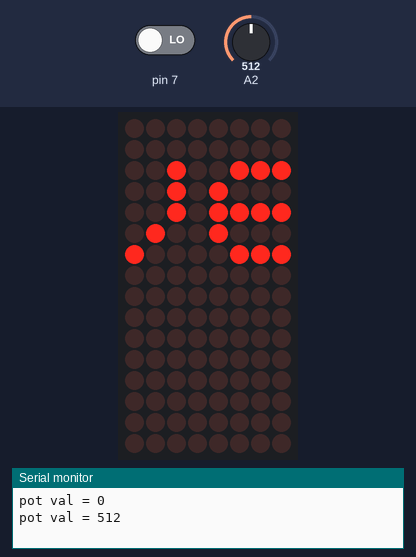
Recording of a sketch running on a simulated Arduino Uno, built with avr-gcc and run on an emulated ATmega328P. Shown: 8×16 LED matrix, the last lines printed to the serial monitor. The inputs (shaded band) are chosen by the test bench; at power-on: pin 7 LOW, A2 = 512. Random numbers use the default seed unless the sketch sets one.

Above: at 5.9 s.
6.0 s: pin 7 driven HIGH
7.6 s: A2 set to 450
11.5 s: A2 set to 419
At 15.6 s:
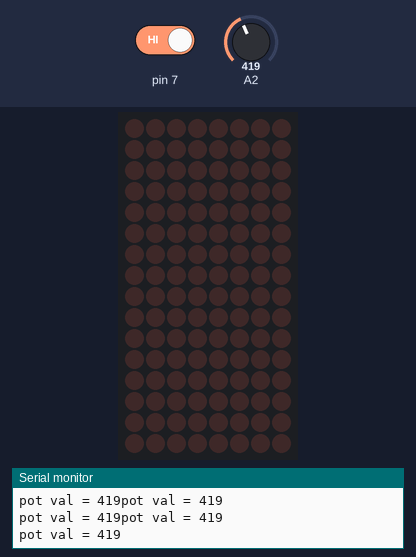
17.8 s: A2 set to 155
At 18.4 s:
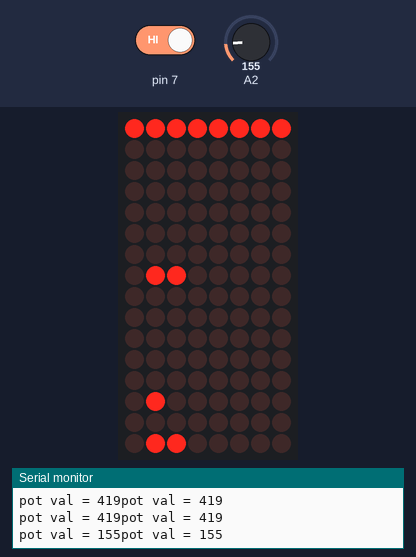
19.8 s: A2 set to 137
At 20.5 s:
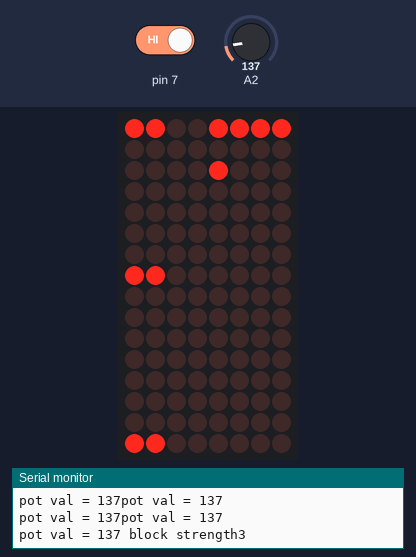
35.2 s: pin 7 driven LOW
At 49.6 s:
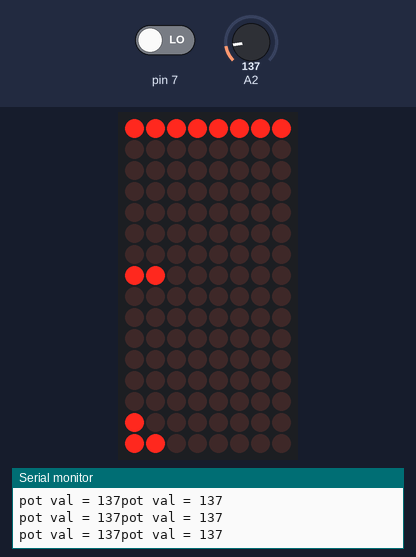

Measured:
- the behaviour switches between 438 and 437 on A2 (found by bisection; images 0 and 1)
- what the display in image 1 shows lasts 2.1 s, from 14.1 s to 16.2 s

The sketch:

MicroArcade.ino
```cpp
//MircroArcade EECS 183 2014 Showcase
//Breaker Breaker

#include <Wire.h>
#include "Adafruit_LEDBackpack.h"
#include "Adafruit_GFX.h"
#include "stdlib.h"
#include "math.h"

class Board		//Contains necessary values to keep track of the game
{
public:
  Board(){
    paddlePos = 0;
    lives = 3;
    level = 0;
    paddleHeight = 7;
    paused = true;
    ballLeft = true;
  }
  int strength[8][16];	//The strengths of blocks remaining on the board

  int getPaddlePos(){
    return paddlePos;
  }
  void setPaddlePos(int input){
    paddlePos = input;
  }

  int getLives(){
    return lives;
  }
  void setLives(int input){
    lives = input;
  }

  int getLevel(){
    return level;
  }
  void setLevel(int input){
    level = input;
  }

  int getBallRow(){
    return ballRow;
  }
  void setBallRow(int input){
    ballRow = input;
  }

  int getBallCol(){
    return ballCol;
  }
  void setBallCol(int input){
    ballCol = input;
  }

  boolean getBallLeft(){
    return ballLeft;
  }
  void setBallLeft(boolean input){
    ballLeft = input;
  }

  boolean getBallRight(){
    return ballRight;
  }
  void setBallRight(boolean input){
    ballRight = input;
  }

  boolean getBallDown(){
    return ballDown;
  }
  void setBallDown(boolean input){
    ballDown = input;
  }

  int getPaddleHeight() {
    return paddleHeight;
  }

  void resetPause() {
    paused = false;
  }
  void setPause() {
    paused = true;
  }
  boolean getPaused() {
    return paused;
  }

  //MODIFIES: strength array, ballRow, ballCol, BallRight, ballDown
  //EFFECTS: first sets up the ball so that it is on top of the paddle
  // on the left pixel with initial direction to the left and up. Next
  //sets up the board according to which level the game is on.
  void initBoard();

  //EFFECTS:Draws the pixels with strength>0 to the board
  void displayBlocks(  );

  //MODIFIES: ballRow and ballCol
  //EFFECTS: updates the balls position based on what direction the ball
  //is traveling. Be careful to not let the ball go off the board!
  void updateBall();


  //MODIFIES: nothing
  //EFFECTS: returns true if the ball goes off the board when the player
  //fails to hit it with the paddle
  boolean lostBall(  );

  //MODIFIES:ballDown, ballRight, ballLeft
  //EFFECTS: changes the ball's direction if the ball hits the top or sides of the board
  boolean hitWall();

  //MODIFIES:ballDown, ballRight, ballLeft
  //EFFECTS:changes the direction of the ball depending on which direction the ball was traveling
  //when it hits the paddle
  boolean hitPaddle( );

  //MODIFIES: nothing
  //EFFECTS: returns true if all blocks are destroyed, false otherwise
  boolean levelComplete();

  //MODIFIES:ballDown, ballRight, ballLeft, strength array
  //EFFECTS:changes the direction of the ball depending on which direction the ball was traveling
  //when it hits a block. Decrements the strength of the block.
  boolean hitBlock();

private:
  int paddlePos;		//Leftmost position of the paddle
  int paddleHeight;	// height of the upper paddle
  int lives;			//Number of lives left
  int level;			//Current level
  int ballRow;			//Row of the ball
  int ballCol;			//Column of the ball
  boolean ballLeft;		//If ballleft == TRUE, ball is moving left
  boolean ballRight;		//If ballRight == TRUE, ball is moving right.
  boolean ballDown;		//If ballDown == TRUE, ball is moving down.  Otherwise, ball is moving up
  boolean paused;			// Pause after ball loss

};

//EFFECTS:displays the number of lives remaining/level number on the board. If it doesn't all fit
//on the board at once, the text scrolls.
//use text size 1 and delay of 50
void printMessage(int number);

//EFFECTS:displays string text needed(suchs as "LIVES" or "LEVEL") on the board. If it
//doesn't all fit on the board at once, the text scrolls.
//use text size 1 and delay of 50
void printMessage(String message);

// Matrix class instance to display all game objects to 8x16 LED Adafruit matrix
Adafruit_8x16matrix matrix = Adafruit_8x16matrix();

// struct to hold all relevant IO pin data
struct Pins{

  int potPin; 	        //input pin potentiometer
  int val;		//value of the potentiometer
  int button;		//input pin for the button
  int buttonState; // current state of the button
};

Board board;				// declare playing field
Pins pins;					// pins to be used for game input


void setup()
{
  Serial.begin(9600);
  pins.potPin=2;
  pins.val=0;
  pins.button=7;
  pinMode(pins.button, INPUT);				//Sets the buttons pin to be an input pin
  matrix.begin(0x70);  				// pass in the address
  clearBoard();			//Set entire board to 'off'
  initStrength(board.strength);                    //set all strengths to 0

  printMessage(board.getLives());
  printMessage(" lives");
}


void loop()
{
  Serial.print("pot val = "); // debugging statements
  Serial.println(pins.val);

  // set all pixels on the game board to LED_OFF
  clearBoard();

  // read the current value of the analog input for the paddle
  pins.val = analogRead(pins.potPin);  // get value from sensor

  // read the current value of the button
  pins.buttonState = digitalRead(pins.button);

  // If the button is HIGH, reset the pause state
  if(pins.buttonState) {
    board.resetPause();
  }

  // update the position of the paddle based on the input range
  board.setPaddlePos(calculatePaddlePosition(pins.val));
  Serial.print("pot val = ");
  Serial.print(pins.val);

  // draw the lower paddle on the board
  matrix.drawPixel( board.getPaddlePos(), 15, LED_ON);
  matrix.drawPixel( board.getPaddlePos() + 1, 15, LED_ON);  //Turns on the LEDs indicating the paddle

  // draw the upper paddle on the board
  matrix.drawPixel( board.getPaddlePos(), board.getPaddleHeight(), LED_ON);
  matrix.drawPixel( board.getPaddlePos() + 1, board.getPaddleHeight(), LED_ON);  //Turns on the LEDs indicating the paddle

  // check for a board with no blocks (strength for all pixels == 0)
  if(board.levelComplete()){     //checks if the level is done
    board.setLevel(board.getLevel()+1);			// increment the board level
    board.initBoard();							// initialize the state of the board for the new level

    printMessage("Level ");
    printMessage(board.getLevel());

    // pause the game to start a new level
    board.setPause();
  }

  // detect collisions with objects
  board.hitWall();
  board.hitBlock();
  board.hitPaddle();

  // detect collisions with objects - AGAIN
  // this is done to make sure the ball detects another collision after
  // striking a different object and changing direction without changing position yet
  board.hitWall();
  board.hitBlock();
  board.hitPaddle();

  // detect if the ball has left the palying field (has hit the bottom of the playing field
  if( board.lostBall() == true ) {				// checks if ball is lost
    board.setLives(board.getLives()-1);			// decrement the number of lives

    if(board.getLives() <=0 ) {					// check for game over
      gameOver();
    }
    else {
      // display a flashing message to indicate the ball was lost
      printMessage(board.getLives());
      printMessage(" lives");
      board.setBallRow(14);						//if lives are left, resets the ball to be above the lower paddle
      board.setBallCol(board.getPaddlePos());	// put the ball over the left side of the paddle
      board.setBallRight(false);				// set the direction the ball is to go
      board.setBallDown(false);
      board.setBallLeft(true);

      // pause the game to allow the player to get ready
      board.setPause();

    }											// end of else... getLives() > 0

  }												// end of if board.lostBall == true

    // if the game is paused, don't update state
  if(!board.getPaused()) {
    // update the position of the ball
    board.updateBall();
  }
  else
  {
    board.setBallCol(board.getPaddlePos());
  }

  // draw the ball on the screen
  matrix.drawPixel(board.getBallCol(), board.getBallRow(), LED_ON);

  // display all blocks to the display
  board.displayBlocks();
  matrix.writeDisplay(); //display all changes made in one iteration of loop
  delay(150); //to slow it down and make it easier to debug. also makes the paddle lag

}												// end of loop()


void clearBoard(  )
{
  for( int j = 0; j < 8; j++) {
    for( int i = 0; i < 16; i++ ) {
      matrix.drawPixel(j, i, LED_OFF);
    }
  }
}												// end of clearBoard()

void initStrength(int strength[][16])
{
  for (int r = 0; r < 16; r++) {		//Set strengths of all blocks to 0
    for(int c = 0; c < 8; c++) {
      board.strength[c][r]=0;
    }
  }
}												// end of initStrength


boolean Board::hitBlock()
{
  if(ballRight){
    if(ballDown){
      if(ballRow+1<16 && ballCol+1<8 && strength[ballCol+1][ballRow+1]>0){
        strength[ballCol+1][ballRow+1]--;
        if( ((ballCol+1) % 2) == 0) {
          strength[ballCol+2][ballRow+1]--;
        }
        else {
          strength[ballCol][ballRow+1]--;
        }
        ballDown=!ballDown;
        ballRight= false;
        ballLeft = true;
        //  Serial.print( strength[ballRow+1][ballCol+1]);
        Serial.println(" block strength");
      }
    }
    else{
      if(ballRow-1 >=0 && ballCol+1<8 && strength[ballCol+1][ballRow-1]>0){
        strength[ballCol+1][ballRow-1]--;
        if( ((ballCol+1) % 2) == 0) {
          strength[ballCol+2][ballRow-1]--;
        }
        else {
          strength[ballCol][ballRow-1]--;
        }

        ballDown=!ballDown;
        ballRight= false;
        ballLeft = true;
        // Serial.print( strength[ballRow-1][ballCol+1]);
        Serial.println(" block strength1");
      }
    }
  }
  else if(ballLeft) {
    if(ballDown){
      if((ballRow+1<16) && (ballCol-1>=0) && (strength[ballCol-1][ballRow+1]>0)){
        //Serial.print( strength[ballCol-1][ballRow+1]);
        Serial.println(" block strength2");
        strength[ballCol-1][ballRow+1]--;
        if( ((ballCol-1) % 2) == 0) {
          strength[ballCol][ballRow+1]--;
        }
        else {
          strength[ballCol-2][ballRow+1]--;
        }
        ballDown=!ballDown;
        ballRight= true;
        ballLeft = false;
        //Serial.print( strength[ballRow+1][ballCol-1]);
        Serial.println(" block strength2");
      }
    }
    else{
      if(ballRow-1>=0 && ballCol-1>=0 && strength[ballCol-1][ballRow-1]>0){
        strength[ballCol-1][ballRow-1]--;

        if( ((ballCol-1) % 2) == 0) {
          strength[ballCol][ballRow-1]--;
        }
        else {
          strength[ballCol-2][ballRow-1]--;
        }
        ballDown=!ballDown;
        ballRight= true;
        ballLeft = false;
        // Serial.print( strength[ballRow-1][ballCol-1]);
        Serial.println(" block strength3");
      }
    }
  }
  else
  {
    if(ballDown){
      if( strength[ballCol][ballRow+1] > 0 ) {
        //Serial.print( strength[ballCol-1][ballRow+1]);
        Serial.println(" block strength2");
        strength[ballCol][ballRow+1]--;

        if( ((ballCol) % 2) == 0) {
          strength[ballCol+1][ballRow+1]--;
        }
        else {
          strength[ballCol-1][ballRow+1]--;
        }

        ballDown=!ballDown;
        //Serial.print( strength[ballRow+1][ballCol-1]);
        Serial.println(" block strength2");
      }
    }
    else{
      if( strength[ballCol][ballRow-1] > 0 ) {
        strength[ballCol][ballRow-1]--;
        if( ((ballCol) % 2) == 0) {
          strength[ballCol+1][ballRow-1]--;
        }
        else {
          strength[ballCol-1][ballRow-1]--;
        }
        ballDown=!ballDown;
        // Serial.print( strength[ballRow-1][ballCol-1]);
        Serial.println(" block strength3");
      }														// end of if strength > 0

    }														// end of else... !ballDown

  }															// end of else... ! (ballRight || ballLeft)

}															// end of hitBlock()

boolean Board::hitPaddle( )
{
  if( (ballRow == 14 || ballRow == board.getPaddleHeight() -1) && ballDown == true )
  {
    if(ballRight) {
      if( (ballCol == paddlePos - 1) )
      {
        ballDown = !ballDown;
        ballRight = false;
        ballLeft = true;
        Serial.println("hit paddle left");
      }
      else if( ballCol == paddlePos )
      {
        ballDown = !ballDown;
        ballRight = false;
        ballLeft = false;
        Serial.println("hit paddle right");
      }
      else if( ballCol == paddlePos +1)
      {
        ballDown = !ballDown;
        Serial.println("hit paddle right");
      }
    }
    else if(ballLeft)
    {
      if( (ballCol == paddlePos +2) )
      {
        ballDown = !ballDown;
        ballRight = true;
        ballLeft = false;
        Serial.println("hit paddle left");
      }
      else if( ballCol == paddlePos + 1 )
      {
        ballDown = !ballDown;
        ballRight = false;
        ballLeft = false;
        Serial.println("hit paddle right");
      }
      else if( ballCol == paddlePos )
      {
        ballDown = !ballDown;
        Serial.println("hit paddle right");
      }
    }
    else
    {
      if(  ballCol == paddlePos ) {
        ballDown = !ballDown;
        ballRight = false;
        ballLeft = true;
      }
      else if(  ballCol == paddlePos + 1 ) {
        ballDown = !ballDown;
        ballRight = true;
        ballLeft = false;
      }

    }
  }
  else if( (ballRow == board.getPaddleHeight() + 1) && ballDown == false )
  {
    if(ballRight) {
      if( (ballCol == paddlePos - 1) )
      {
        ballDown = !ballDown;
        ballRight = false;
        ballLeft = true;
        Serial.println("hit paddle left");
      }
      else if( ballCol == paddlePos )
      {
        ballDown = !ballDown;
        ballRight = false;
        ballLeft = false;
        Serial.println("hit paddle right");
      }
      else if( ballCol == paddlePos +1)
      {
        ballDown = !ballDown;
        Serial.println("hit paddle right");
      }
    }
    else if(ballLeft)
    {
      if( (ballCol == paddlePos +2) )
      {
        ballDown = !ballDown;
        ballRight = true;
        ballLeft = false;
        Serial.println("hit paddle left");
      }
      else if( ballCol == paddlePos + 1 )
      {
        ballDown = !ballDown;
        ballRight = false;
        ballLeft = false;
        Serial.println("hit paddle right");
      }
      else if( ballCol == paddlePos )
      {
        ballDown = !ballDown;
        Serial.println("hit paddle right");
      }
    }
    else
    {
      if(  ballCol == paddlePos ) {
        ballDown = !ballDown;
        ballRight = false;
        ballLeft = true;
      }
      else if(  ballCol == paddlePos + 1 ) {
        ballDown = !ballDown;
        ballRight = true;
        ballLeft = false;
      }

    }
  }
}													// end of hitPaddle()


//EFFECTS: changes the ball's direction if the ball hits the top or sides
boolean Board::hitWall()
{
  if( ballRow == 0 && !ballDown )
  {
    ballDown = !ballDown;
    Serial.println("hit wall");
  }
  if( ballCol == 0 && ballLeft )
  {
    ballRight = true;
    ballLeft = false;
    Serial.println("hit wall");
  }
  if( ballCol == 7 && ballRight )
  {
    ballRight = false;
    ballLeft = true;
    Serial.println("hit wall");
  }
}													// end of hitWall()


//EFFECTS: returns true if the ball goes
//         off the board because the player
//         fails to hit it with the paddle
boolean Board::lostBall(  )
{

  if( ballRow >= 15 || ballCol < 0 || ballCol > 7) {
    return true;
  }
  return false;
}


//REQUIRES:  val is the value of the potentiometer
//EFFECTS: returns the column position of the left pixel of the paddle
//MODIFIES: none
int calculatePaddlePosition( int val )
{
  //Since the paddle is two pixels wide, there are 7 possibilities for the leftmost pixel
  if (val >= 0 && val < 146)
  {
    return 0;
  }
  else if (val >= 146 && val < 292)
  {
    return 1;
  }
  else if (val >= 292 && val < 438)
  {
    return 2;
  }
  else if (val >= 438 && val < 584)
  {
    return 3;
  }
  else if (val >= 584 && val < 730)
  {
    return 4;
  }
  else if (val >= 730 && val < 876)
  {
    return 5;
  }
  else
  {
    return 6;
  }
}


//MODIFIES:	modifies the array of ints holding the strength values left in the blocks to be displayed
//EFEFCTS:	set the strength array to hold the new values for the blocks for a new level based on the next level
void Board::initBoard()
{
  ballRow = 14;
  ballCol=paddlePos;
  ballRight = false;
  ballDown = false;
  ballLeft = true;

  if(level==1) {
    for(int c=0; c<8; c++) {
      strength[c][0]=1;
    }
  }
  else if(level==2) {
    for(int r=0; r<2; r++) {
      for(int c=0; c<8; c++) {
        strength[c][r]=1;
      }
    }
  }
  else if(level==3) {
    for(int c=0; c<8; c++) {
      strength[c][0] = 2;
      strength[c][1] = 1;
    }
  }
  else if(level==4) {
    for(int c=0; c<8;c++) {
      strength[c][0] = 3;
      strength[c][1] = 2;
      strength[c][2] = 1;
    }
  }
  //Rows of descending strength 3 - 2 - 1, with gaps in between rows
  else if(level==5) {
    for (int c=0; c<8; c++) {
      strength[c][0] = 3;
      strength[c][1] = 2;
      strength[c][2] = 1;
      strength[c][9] = 1;
      strength[c][10] = 1;
    }
  }
  else
  {
    for (int r=0; r<=3; r++)
    {
      for(int c=0; c<8; c+=2)
      {
        strength[c][r]=( (rand() % 4) + 1);
        strength[c+1][r]=strength[c][r];
      }
    }
    for (int r=9; r<=10; r++)
    {
      for(int c=0; c<8; c+=2)
      {
        strength[c][r]=( (rand() % 3) + 1);
        strength[c+1][r]=strength[c][r];
      }
    }
  }

}												// end if initBaord()

void Board::displayBlocks(  )
{
  for(int i = 0; i < 15; i++) {
    for(int j = 0; j < 8; j++ ) {
      if( strength[j][i] > 0 ) {
        matrix.drawPixel(j, i, LED_ON);
      }
    }
  }
}

void Board::updateBall()
{
  if(ballDown){
    if(ballRight){
      ballRow++;
      ballCol++;
    }
    else if(ballLeft){
      ballRow++;
      ballCol--;
    }
    else {
      ballRow++;
    }
  }
  else{
    if(ballRight){
      ballRow--;
      ballCol++;
    }
    else if (ballLeft) {
      ballRow--;
      ballCol--;
    }
    else {
      ballRow--;
    }
  }

  // Hack to ensure that the ball does not leave the field!
  if(ballCol < 0) {
    ballCol = 0;
  }
  else if(ballCol > 7) {
    ballCol = 7;
  }
  if(ballRow < 0) {
    ballRow = 0;
  }
  else if(ballRow > 15) {
    ballRow = 15;
  }

}

boolean Board::levelComplete(){
  for (int r=0; r<16; r++){
    for(int c=0; c<8; c++){
      if(!(strength[c][r]<=0)){
        return false;
      }
    }
  }
  return true;
}

void(* resetFunc) (void) = 0; //declare reset function @ address 0

void gameOver(){
  printMessage("GameOver");
  delay(3000);
  resetFunc();
}

void printMessage(int number) {
  matrix.setTextSize(1);
  matrix.setTextWrap(false);  // we dont want text to wrap so it scrolls nicely
  matrix.setTextColor(LED_ON);
  for (int8_t x=7; x>=-36; x--) {
    matrix.clear();
    matrix.setCursor(x,0);
    matrix.print(number);
    matrix.writeDisplay();
    delay(50);
  }
  return;
}

void printMessage(String message) {
  matrix.setTextSize(1);
  matrix.setTextWrap(false);  // we dont want text to wrap so it scrolls nicely
  matrix.setTextColor(LED_ON);
  for (int8_t x=7; x>=-36; x--) {
    matrix.clear();
    matrix.setCursor(x,0);
    matrix.print(message);
    matrix.writeDisplay();
    delay(50);
  }
  return;
}
```
